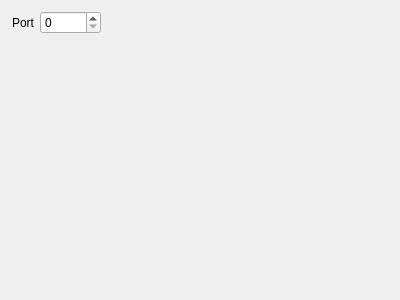
<?xml version="1.0" encoding="UTF-8"?>
<ui version="4.0">
 <class>ExampleSettingsPage</class>
 <widget class="QWidget" name="ExampleSettingsPage">
  <property name="geometry">
   <rect>
    <x>0</x>
    <y>0</y>
    <width>400</width>
    <height>300</height>
   </rect>
  </property>
  <property name="windowTitle">
   <string>Example settings</string>
  </property>
  <layout class="QVBoxLayout" name="verticalLayout">
   <item>
    <layout class="QHBoxLayout" name="horizontalLayout_2">
     <property name="topMargin">
      <number>0</number>
     </property>
     <item>
      <widget class="QLabel" name="label">
       <property name="layoutDirection">
        <enum>Qt::LeftToRight</enum>
       </property>
       <property name="text">
        <string>Port</string>
       </property>
       <property name="alignment">
        <set>Qt::AlignRight|Qt::AlignTrailing|Qt::AlignVCenter</set>
       </property>
       <property name="margin">
        <number>10</number>
       </property>
      </widget>
     </item>
     <item>
      <widget class="QSpinBox" name="port">
       <property name="maximum">
        <number>65535</number>
       </property>
      </widget>
     </item>
     <item>
      <spacer name="horizontalSpacer">
       <property name="orientation">
        <enum>Qt::Horizontal</enum>
       </property>
       <property name="sizeHint" stdset="0">
        <size>
         <width>40</width>
         <height>20</height>
        </size>
       </property>
      </spacer>
     </item>
    </layout>
   </item>
   <item>
    <spacer name="verticalSpacer">
     <property name="orientation">
      <enum>Qt::Vertical</enum>
     </property>
     <property name="sizeHint" stdset="0">
      <size>
       <width>20</width>
       <height>40</height>
      </size>
     </property>
    </spacer>
   </item>
  </layout>
 </widget>
 <resources/>
 <connections/>
</ui>
